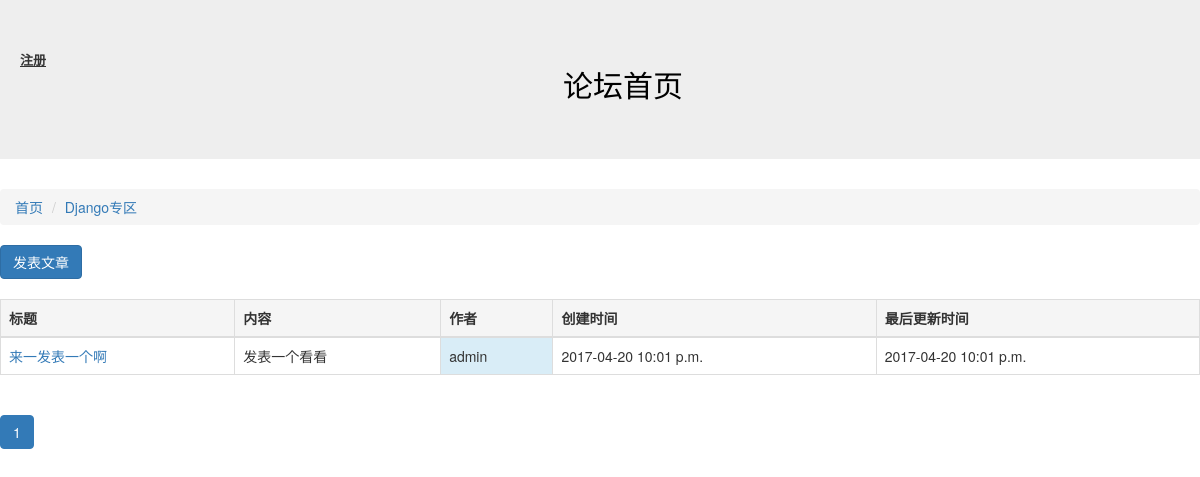
The app's page /article/list/2 with its own data.
### block/models.py (models this page shows, shortened)
class Block(models.Model):
    names = models.CharField("板块名称",max_length=100)
    desc = models.CharField("板块描述",max_length=100)
    manager_name = models.CharField("板块管理员名称",max_length=100)
    status = models.IntegerField("状态",choices=((0,"正常"),(-1,"关闭")))
    class Meta:
        verbose_name = "板块"
        verbose_name_plural = "板块配置"

### article/models.py (models this page shows, shortened)
class Article(models.Model):
    owner = models.ForeignKey(User,verbose_name="作者")
    block = models.ForeignKey(Block,verbose_name="板块ID")
    title = models.CharField("文章标题",max_length=10)
    content = models.CharField("文章内容",max_length=10000)
    status = models.IntegerField("状态",choices=((0,"正常"),(-1,"关闭")))
    create_timestamp = models.DateTimeField("创建时间",auto_now_add =True)
    last_timestamp = models.DateTimeField("最后更新时间",auto_now=True)
    class Meta:
        verbose_name = "文章"
        verbose_name_plural = "文章"

### article/views.py (the view)
# urls.py: url(r'^list/(?P<block_id>\d+)',article_list),
def article_list(request,block_id):
    block_id = int(block_id)
    block = Block.objects.get(id=block_id)
    ARTICLE_CNT_1PAGE = 1
    page_no = int(request.GET.get("page_no","1"))
    all_articles = Article.objects.filter(block=block,status=0).order_by("-id")
    articles_objs,page = paginate_queryset(all_articles,page_no,1)
    return render(request,"article_list.html",{"articles":articles_objs,"b":block,"page":page})

### tools.py (called while the page is built)
def paginate_queryset(obj,page_no,cnt_per_page=10,half_show_length=5):
    p = Paginator(obj,cnt_per_page)
    if page_no > p.num_pages:
        page_no = p.num_pages
    if page_no <= 0:
        page_no = 1
    page_links = [ i for i in range(page_no - half_show_length,page_no + half_show_length+1) if i > 0 and i <= p.num_pages]
    page = p.page(page_no)
    count = p.count
    previous_link = page_links[0] -1
    next_link = page_links[-1]+1
    pagination_data = {"has_previous": previous_link > 0,
			"has_next": next_link <= p.num_pages,
			"previous_link":page_no-1,
			"next_link":page_no+1,
			"page_cnt":p.num_pages,
			"current_no":page_no,
			"page_links":page_links,
			"count":count,
}
    return (page.object_list,pagination_data)

### article/templates/article_list.html
{% extends "base.html" %}
{% block content %}
<ol class="breadcrumb">
  <li ><a href="/">首页</a></li>
  <li class="active"><a href="/article/list/{{ b.id  }}">{{ b.names }}</a></li>
</ol>
<a href="/article/create/{{ b.id }}" class="btn btn-primary" role="button">发表文章</a>
<br />
<br />
<table class="table table-bordered">
	<thead>
	 <th class="active">标题</th>
	 <th class="active">内容</th>
	 <th class="active">作者</th>
	 <th class="active">创建时间</th>
	 <th class="active">最后更新时间</th>
	</thead>
	<tbody>
	{%for article in articles %}
	<tr >
		<td> <a href="/article/detail/{{ article.id}}">{{ article.title}}</a> </td>
		<td>{{ article.content	}}</td>
                <td class="info">{{ article.owner     }}</td>
		<td>{{ article.create_timestamp|date:"Y-m-d P"}}</td>
		<td>{{ article.last_timestamp|date:"Y-m-d P"}}</td>
	</tr>
	{% endfor %}
	</tbody>
</table>
{% include "Pagination.html" %}
{% endblock %}

### records on screen
Block: names "Django专区"
Article: title "来一发表一个啊", content "发表一个看看", owner "admin", create_timestamp "2017-04-20 10:01 p.m.", last_timestamp "2017-04-20 10:01 p.m."

### other values on screen
{{ page.current_no }} "1"
